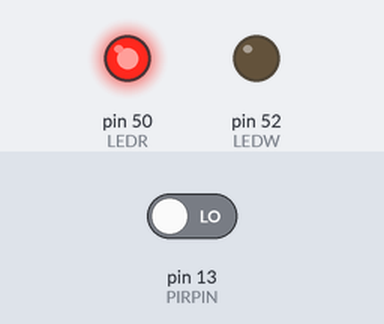
Simulated run of this sketch. Board: Arduino Mega 2560, built with avr-gcc and run on an emulated ATmega2560. Shown: output pins drawn as LEDs (lit = HIGH). Inputs (shaded band) come from the test bench; at power-on: pin 13 (PIRPIN) LOW.

Above: at 1.2 s.
1.3 s: pin 13 (PIRPIN) driven HIGH
At 1.6 s:
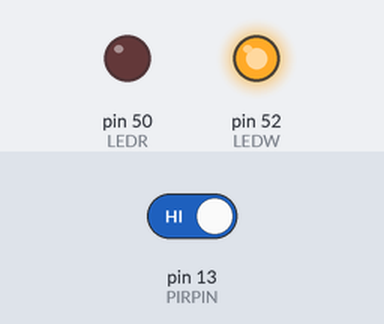
2.8 s: pin 13 (PIRPIN) driven LOW
At 4.0 s:
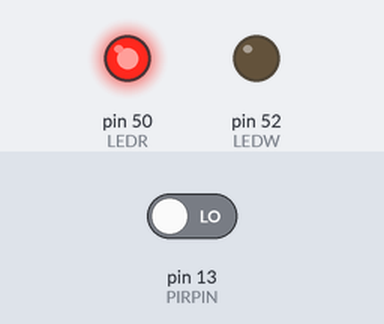
Timing chart, 0 to 5.8 s (numbered marks = the images above; inputs shaded):
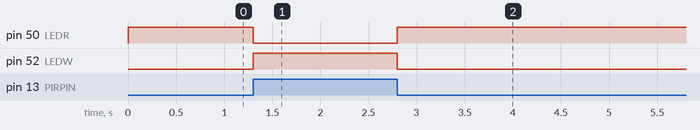

The sketch:

13.ino
```cpp
//GND in ground pin
//VCC in 5 walt
//Data in any digital pin


#define PIRPIN 13
#define LEDR 50
#define LEDW 52

void setup() {
  // Serial.begin(9600);
  pinMode(PIRPIN,INPUT);
  pinMode(LEDR,OUTPUT);
  pinMode(LEDW,OUTPUT);
}

void loop() {
  if(digitalRead(PIRPIN) == 1)
  {
    digitalWrite(LEDW,1);
    digitalWrite(LEDR,0);
  }
  else
  {
    digitalWrite(LEDW,0);
    digitalWrite(LEDR,1);
  }

}
```

Measured:
- after the input at 1.3 s, pin 50 (LEDR): HIGH → LOW at once; pin 52 (LEDW): LOW → HIGH at once
- after the input at 2.8 s, pin 50 (LEDR): LOW → HIGH at once; pin 52 (LEDW): HIGH → LOW at once
